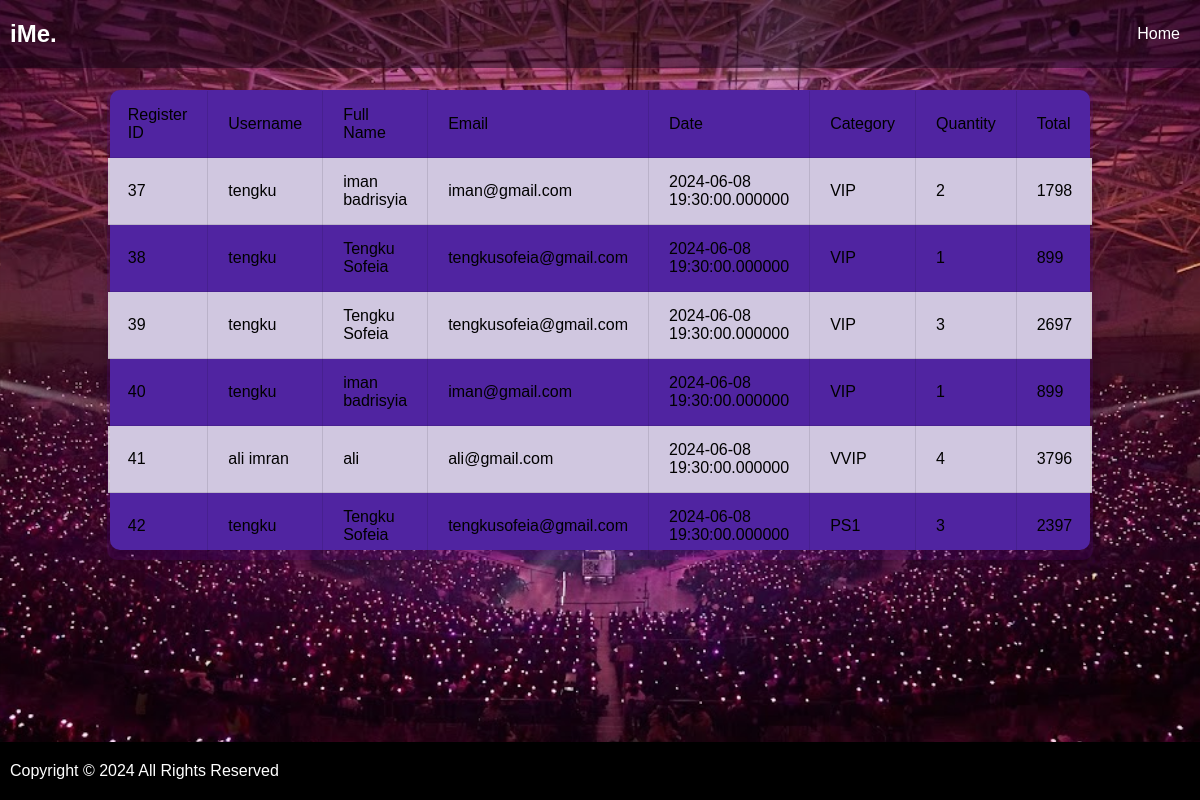
Page /view.php (signed in) on the committed database.
### tables this page shows
CREATE TABLE IF NOT EXISTS `register` (
  `registerId` int NOT NULL AUTO_INCREMENT,
  `username` varchar(20) NOT NULL,
  `fullname` varchar(100) NOT NULL,
  `email` varchar(100) NOT NULL,
  `date` datetime(6) NOT NULL,
  `category` varchar(100) NOT NULL,
  `price` varchar(10) NOT NULL,
  `quantity` int NOT NULL,
  `totalPrice` varchar(10) NOT NULL,
  `totalPriceforAll` varchar(20) NOT NULL,
  PRIMARY KEY (`registerId`),
  KEY `fk_register_user` (`username`)
);

### view.php (the view, shortened to what this page needs)
<!DOCTYPE html>
<html>
<head>
</head>
<body>
<?php
$user = $_SESSION["adminId"];
if (isset($user)) {
?>
<header>
    <nav class="navbar">
        <h2 class="logo"><a href="#">iMe.</a></h2>
        <ul class="all-links">
            <li><a href="admin.php">Home</a></li>
        </ul>
    </nav>
</header>
<div class="container">
    <div class="background-box"></div>
    <?php
    echo "<table border=border><tr>
    <td>Register ID</td>
    <td>Username</td>
    <td>Full Name</td>
    <td>Email</td>
    <td>Date</td>
    <td>Category</td>
    <td>Quantity</td>
    <td>Total</td>
    </tr>";
    $con=mysqli_connect("localhost", "root", "","concert") or die("Cannot connect to server.".mysqli_error($con));
    $sql="SELECT * FROM register";
    $result=mysqli_query($con,$sql) or die("Cannot execute sql.");
    while($ww=mysqli_fetch_array($result,MYSQLI_NUM))
    {
        $registerID=$ww[0];
        $username=$ww[1];
        $name=$ww[2];
        $email=$ww[3];
        $date=$ww[4];
        $category=$ww[5];
        $quantity=$ww[7];
        $total=$ww[8];
        echo "<tr>
              <td>$registerID</td>
              <td>$username</td>
              <td>$name</td>
              <td>$email</td>
              <td>$date</td>
              <td>$category</td>
              <td>$quantity</td>
              <td>$total</td>
              </tr>";
    }
    echo "</table>";
    ?>
</div>
<footer>
    <div>
        <span>Copyright © 2024 All Rights Reserved</span>
    </div>
</footer>
<?php
} else {
    echo '<p style="color: white; text-align: center; margin-top: 20px;">No session exists or session has expired. Please log in again.</p>';
}
?>
</body>
</html>

### view.php (style rules this page uses)
header { position: fixed; top: 0; left: 0; z-index: 5; width: 100%; display: flex; justify-content: center; background: hsl(292deg 84% 5% / 50%); }
.navbar { display: flex; padding: 0 10px; max-width: 1200px; width: 100%; align-items: center; justify-content: space-between; }
.navbar .all-links { display: flex; align-items: center; }
.navbar .all-links li { position: relative; list-style: none; }
.navbar .all-links li a { color: white; text-decoration: none; padding: 10px; }
.navbar .logo a { display: flex; align-items: center; margin-left: 0; color: white; text-decoration: none; }
body { background-image: url('i.jpg'); background-size: cover; background-position: center; margin: 0; padding: 0; font-family: 'Poppins', sans-serif; display: flex; flex-direction: column; justify-content: space-between; min-height: 100vh; }
.container { position: relative; width: 100%; margin-top: 70px; display: flex; justify-content: center; }
.background-box { position: absolute; top: 20px; left: 110px; right: 110px; bottom: 10px; background-color: #512da8; border-radius: 10px; box-shadow: 0 4px 8px rgba(0, 0, 0, 0.1); z-index: -1; }
table { width: 80%; max-width: 800px; border-collapse: collapse; background-color: rgba(75, 0, 130, 0.2); color: black; box-shadow: 0 4px 8px rgba(0, 0, 0, 0.1); border-radius: 10px; overflow: hidden; font-size: 16px; margin-top: 20px; }
th, td { padding: 15px 20px; text-align: left; border: 1px solid rgba(0, 0, 0, 0.1); }
tr:nth-child(even) { background-color: rgba(240, 240, 240, 0.8); }
footer { background: #000; padding: 20px 0; width: 100%; }
footer div { padding: 0 10px; max-width: 1200px; width: 100%; margin: 0 auto; }
footer span { color: #fff; }

### rows in the picture
register: registerId "37", username "tengku", fullname "iman badrisyia", email "iman@gmail.com", date "2024-06-08 19:30:00.000000", category "VIP", quantity "2", totalPrice "1798"
register: registerId "38", username "tengku", fullname "Tengku Sofeia", email "tengkusofeia@gmail.com", date "2024-06-08 19:30:00.000000", category "VIP", quantity "1", totalPrice "899"
register: registerId "39", username "tengku", fullname "Tengku Sofeia", email "tengkusofeia@gmail.com", date "2024-06-08 19:30:00.000000", category "VIP", quantity "3", totalPrice "2697"
register: registerId "40", username "tengku", fullname "iman badrisyia", email "iman@gmail.com", date "2024-06-08 19:30:00.000000", category "VIP", quantity "1", totalPrice "899"
register: registerId "41", username "ali imran", fullname "ali", email "ali@gmail.com", date "2024-06-08 19:30:00.000000", category "VVIP", quantity "4", totalPrice "3796"
register: registerId "42", username "tengku", fullname "Tengku Sofeia", email "tengkusofeia@gmail.com", date "2024-06-08 19:30:00.000000", category "PS1", quantity "3", totalPrice "2397"
